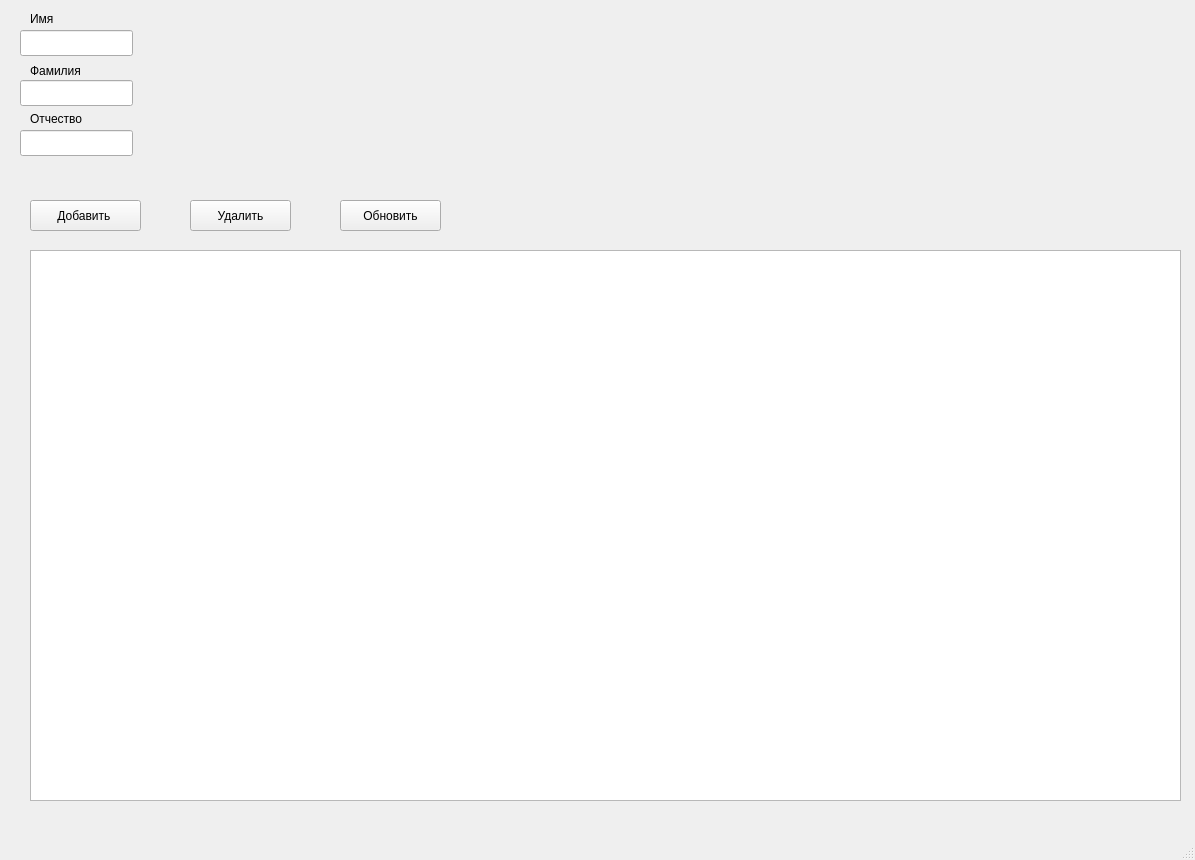
<?xml version="1.0" encoding="UTF-8"?>
<ui version="4.0">
 <class>WindowAdmin</class>
 <widget class="QMainWindow" name="WindowAdmin">
  <property name="geometry">
   <rect>
    <x>0</x>
    <y>0</y>
    <width>1195</width>
    <height>860</height>
   </rect>
  </property>
  <property name="windowTitle">
   <string>Администратор </string>
  </property>
  <widget class="QWidget" name="centralwidget">
   <widget class="QTableView" name="tableView">
    <property name="geometry">
     <rect>
      <x>30</x>
      <y>250</y>
      <width>1151</width>
      <height>551</height>
     </rect>
    </property>
   </widget>
   <widget class="QPushButton" name="pushButton_dov">
    <property name="geometry">
     <rect>
      <x>30</x>
      <y>200</y>
      <width>111</width>
      <height>31</height>
     </rect>
    </property>
    <property name="text">
     <string>Добавить </string>
    </property>
   </widget>
   <widget class="QPushButton" name="pushButton_delete">
    <property name="geometry">
     <rect>
      <x>190</x>
      <y>200</y>
      <width>101</width>
      <height>31</height>
     </rect>
    </property>
    <property name="text">
     <string>Удалить</string>
    </property>
   </widget>
   <widget class="QLabel" name="label">
    <property name="geometry">
     <rect>
      <x>30</x>
      <y>10</y>
      <width>59</width>
      <height>18</height>
     </rect>
    </property>
    <property name="text">
     <string>Имя</string>
    </property>
   </widget>
   <widget class="QLabel" name="label_2">
    <property name="geometry">
     <rect>
      <x>30</x>
      <y>60</y>
      <width>71</width>
      <height>21</height>
     </rect>
    </property>
    <property name="text">
     <string>Фамилия</string>
    </property>
   </widget>
   <widget class="QLabel" name="label_3">
    <property name="geometry">
     <rect>
      <x>30</x>
      <y>110</y>
      <width>59</width>
      <height>18</height>
     </rect>
    </property>
    <property name="text">
     <string>Отчество </string>
    </property>
   </widget>
   <widget class="QLineEdit" name="lineEdit">
    <property name="geometry">
     <rect>
      <x>20</x>
      <y>30</y>
      <width>113</width>
      <height>26</height>
     </rect>
    </property>
   </widget>
   <widget class="QLineEdit" name="lineEdit_2">
    <property name="geometry">
     <rect>
      <x>20</x>
      <y>80</y>
      <width>113</width>
      <height>26</height>
     </rect>
    </property>
   </widget>
   <widget class="QLineEdit" name="lineEdit_3">
    <property name="geometry">
     <rect>
      <x>20</x>
      <y>130</y>
      <width>113</width>
      <height>26</height>
     </rect>
    </property>
   </widget>
   <widget class="QPushButton" name="pushButton">
    <property name="geometry">
     <rect>
      <x>340</x>
      <y>200</y>
      <width>101</width>
      <height>31</height>
     </rect>
    </property>
    <property name="text">
     <string>Обновить</string>
    </property>
   </widget>
  </widget>
  <widget class="QStatusBar" name="statusbar"/>
 </widget>
 <resources/>
 <connections/>
</ui>
